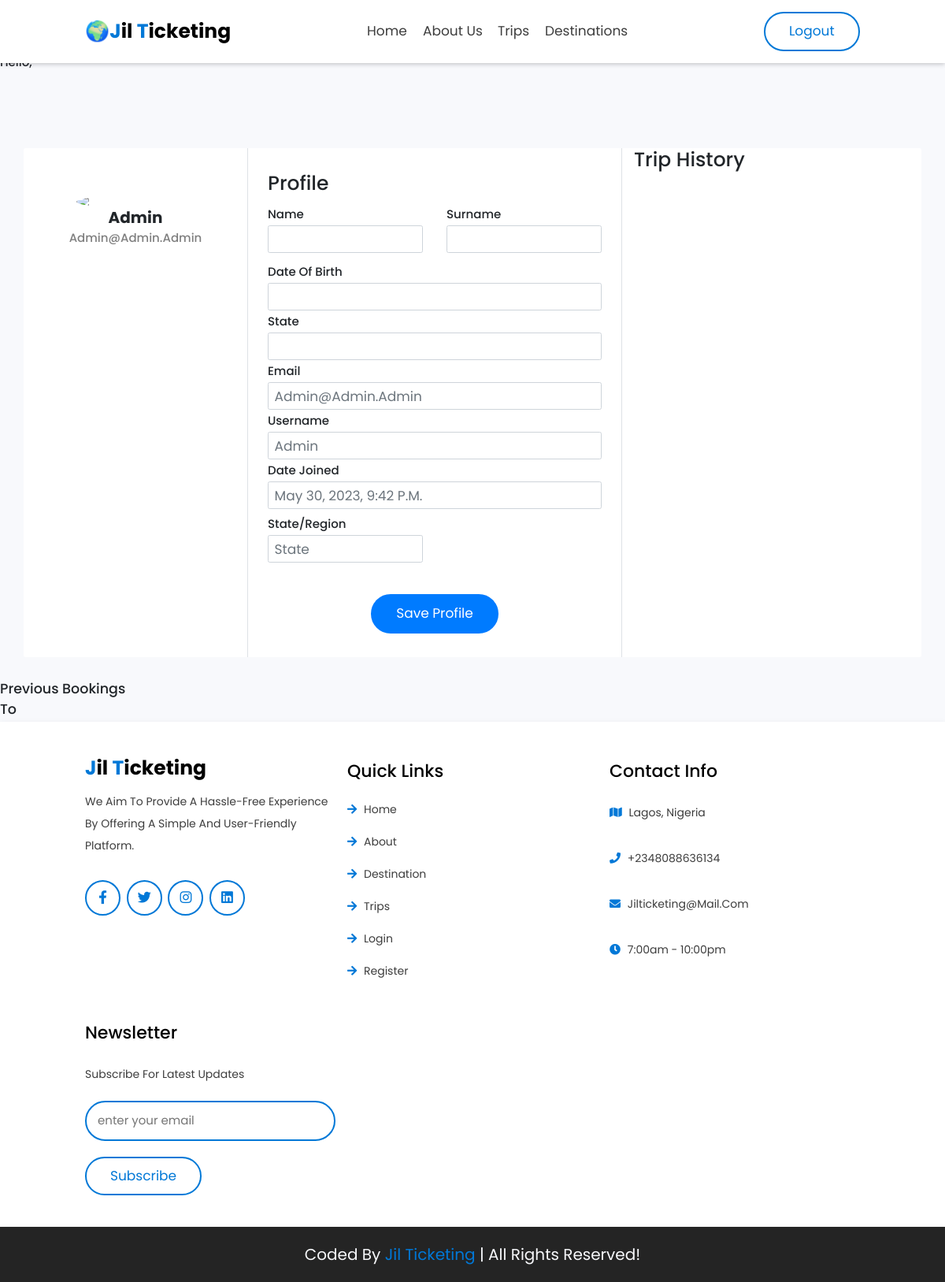
Page /profile (signed in) on the committed database.
### accounts/models.py (models this page shows, shortened)
class User(AbstractBaseUser):
    first_name = models.CharField(verbose_name="first name", max_length=50)
    last_name = models.CharField(verbose_name="last name", max_length=50)
    username = models.CharField(verbose_name="username", max_length=50, unique=True)
    email = models.EmailField(verbose_name="email", max_length=50, unique=True)
    phone_number = models.CharField(
        verbose_name="phone number", max_length=50, blank=True, null=True, unique=True
    )
    state = models.CharField(verbose_name="state", max_length=50)
    date_joined = models.DateTimeField(verbose_name="date joined", auto_now_add=True)
    last_login = models.DateField(verbose_name="last login", auto_now=True)
    is_admin = models.BooleanField(default=False)
    is_superuser = models.BooleanField(default=False)
    is_staff = models.BooleanField(default=False)
    is_active = models.BooleanField(default=True)
    hide_email = models.BooleanField(default=True)
    objects = MyAccountManager()
    USERNAME_FIELD = "email"
    REQUIRED_FIELDS = ["username"]

### accounts/views.py (the view)
# urls.py: path("profile", views.ProfileView, name="profile"),
@login_required(login_url="login")
def ProfileView(request):
    user = request.user
    bookings = Booking.objects.filter(user_id=user.id)
    context = {"bookings": bookings, "user": user}
    return render(request, "accounts/profile.html", context)

### templates/accounts/profile.html (shortened to what this page needs)
{% extends "main.html" %}
{% load static %}
{% block content %}
<!DOCTYPE html>
<html lang="en">
<head>
      <link rel="stylesheet" href="https://cdnjs.cloudflare.com/ajax/libs/font-awesome/5.15.4/css/all.min.css">
    <link rel="stylesheet" href="{% static 'styles/profile.css' %}">
    <link rel="stylesheet" href="https://cdnjs.cloudflare.com/ajax/libs/aos/2.3.4/aos.css">
    <link rel="stylesheet" href="https://cdn.jsdelivr.net/npm/bootstrap@4.4.1/dist/css/bootstrap.min.css">
    <link rel="stylesheet" href="{% static 'css/style.css' %}">
</head>
<body>
    <div class="greetings">
      <h4>Hello, {{user.first_name}}</h4>
    </div>
    <div class="container rounded bg-white mb-5">
        <div class="row">
            <div class="col-md-3 border-right">
                <div class="d-flex flex-column align-items-center text-center p-3 py-5"><img class="rounded-circle mt-5" width="150px" src="https://st3.depositphotos.com/15648834/17930/v/600/depositphotos_179308454-stock-illustration-unknown-person-silhouette-glasses-profile.jpg"><span class="font-weight-bold h2">{{user.username}}</span><span class="text-black-50 h4">{{user.email}}</span></div>
            </div>
            <div class="col-md-5 border-right">
                <div class="p-3 py-5">
                    <div class="d-flex justify-content-between align-items-center mb-3">
                        <h4 class="text-right h1">Profile</h4>
                    </div>
                    <div class="row mt-2">
                        <div class="col-md-6"><label class="labels h4">Name</label><input type="text" class="form-control form" placeholder="{{user.first_name}}" value=""></div>
                        <div class="col-md-6"><label class="labels h4">Surname</label><input type="text" class="form-control form" value="" placeholder="{{user.last_name}}"></div>
                    </div>
                    <div class="row mt-3">
                      <div class="col-md-12 mt-2"><label class="labels h4">Date of Birth</label><input type="text" class="form-control form" placeholder="{{user.date_of_birth}}" value=""></div>
                        <div class="col-md-12 mt-2"><label class="labels h4">State</label><input type="text" class="form-control form" placeholder="{{user.stae}}" value=""></div>
                        <div class="col-md-12 mt-2"><label class="labels h4">Email</label><input type="text" class="form-control form" placeholder="{{user.email}}" value=""></div>
                        <div class="col-md-12 mt-2"><label class="labels h4">Username</label><input type="text" class="form-control form" placeholder="{{user.username}}" value=""></div>
                        <div class="col-md-12 mt-2"><label class="labels h4">Date Joined</label><input type="text" class="form-control form" placeholder="{{user.date_joined}}" value=""></div>
                    </div>
                    <div class="row mt-3">
                        <div class="col-md-6"><label class="labels h4">State/Region</label><input type="text" class="form-control form" value="" placeholder="state"></div>
                    </div>
                    <div class="mt-5 text-center"><button class="button btn-primary profile-button" type="button">Save Profile</button></div>
                </div>
            </div>
            <div class="col-md-4">
                <div class="d-flex justify-content-between align-items-center mb-3">
                    <h4 class="text-right h1">Trip History</h4>
                </div>
        </div>
    </div>
    </div>
</body>
</html>
<h3> Previous Bookings </h3>
    <h3> to {{booking.ticket.trip.destination}}</h3>
 {% endblock content %}

### static/styles/index.css (style rules this page uses)
* { font-family: 'Poppins', sans-serif; margin: 0; padding: 0; -webkit-box-sizing: border-box; box-sizing: border-box; outline: none; border: none; text-decoration: none; text-transform: capitalize; -webkit-transition: all .2s linear; transition: all .2s linear; }
html { font-size: 62.5%; overflow-x: hidden; scroll-behavior: smooth; scroll-padding-top: 9rem; }
body { background: #f8f9fc; overflow-x: hidden; }

### static/styles/profile.css (style rules this page uses)
.greetings { margin-top: 20px; padding-top: 100px; padding-top: 50px; }
.container { margin-top: 100px; }
.form { font-size: 1.7rem !important; }
.button { margin-top: 1rem; display: inline-block; padding: 1rem 3rem; font-size: 1.7rem; color: #0078D7; border: 0.2rem solid #0078D7; border-radius: 5rem; cursor: pointer; background: none; }

### miyyah/css/style.css (style rules this page uses)
* { font-family: 'Poppins', sans-serif; margin: 0; padding: 0; -webkit-box-sizing: border-box; box-sizing: border-box; outline: none; border: none; text-decoration: none; text-transform: capitalize; -webkit-transition: all .2s linear; transition: all .2s linear; }
html { font-size: 62.5%; overflow-x: hidden; scroll-behavior: smooth; scroll-padding-top: 9rem; }
body { background: #f8f9fc; overflow-x: hidden; }

### rows in the picture
User: username "Admin", email "Admin@admin.admin", email "admin@admin.admin", username "admin", date_joined "May 30, 2023, 9:42 p.m."
